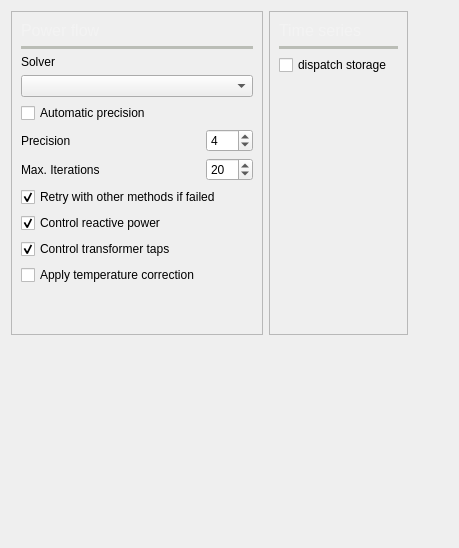
          <widget class="QWidget" name="tab_3">
           <attribute name="icon">
            <iconset resource="icons.qrc">
             <normaloff>:/Icons/icons/pf.svg</normaloff>:/Icons/icons/pf.svg</iconset>
           </attribute>
           <attribute name="title">
            <string>PF</string>
           </attribute>
           <attribute name="toolTip">
            <string>Power flow settings</string>
           </attribute>
           <layout class="QGridLayout" name="gridLayout_9">
            <item row="0" column="0">
             <widget class="QFrame" name="frame_13">
              <property name="frameShape">
               <enum>QFrame::StyledPanel</enum>
              </property>
              <property name="frameShadow">
               <enum>QFrame::Raised</enum>
              </property>
              <layout class="QGridLayout" name="gridLayout_4">
               <item row="7" column="0">
                <widget class="QLabel" name="label_5">
                 <property name="text">
                  <string>Precision</string>
                 </property>
                </widget>
               </item>
               <item row="7" column="1">
                <widget class="QSpinBox" name="tolerance_spinBox">
                 <property name="toolTip">
                  <string>&lt;html&gt;&lt;head/&gt;&lt;body&gt;&lt;p&gt;Exponent of the precission to use.&lt;/p&gt;&lt;p&gt;precision = 1x10^-factor&lt;/p&gt;&lt;p&gt;i.e.&lt;/p&gt;&lt;p&gt;factor=3&lt;/p&gt;&lt;p&gt;precision = 1e-3&lt;/p&gt;&lt;/body&gt;&lt;/html&gt;</string>
                 </property>
                 <property name="minimum">
                  <number>1</number>
                 </property>
                 <property name="maximum">
                  <number>20</number>
                 </property>
                 <property name="value">
                  <number>4</number>
                 </property>
                </widget>
               </item>
               <item row="8" column="0">
                <widget class="QLabel" name="label_6">
                 <property name="text">
                  <string>Max. Iterations</string>
                 </property>
                </widget>
               </item>
               <item row="8" column="1">
                <widget class="QSpinBox" name="max_iterations_spinBox">
                 <property name="toolTip">
                  <string>&lt;html&gt;&lt;head/&gt;&lt;body&gt;&lt;p&gt;Maximum numberof iterations to use.&lt;/p&gt;&lt;p&gt;&lt;br/&gt;&lt;/p&gt;&lt;p&gt;Tipical values: &lt;/p&gt;&lt;p&gt;Newton Raphson: 5&lt;/p&gt;&lt;p&gt;Levenberg-Marquards: 20&lt;/p&gt;&lt;p&gt;Fast decoupled: 10&lt;/p&gt;&lt;p&gt;Others: 20&lt;/p&gt;&lt;/body&gt;&lt;/html&gt;</string>
                 </property>
                 <property name="minimum">
                  <number>10</number>
                 </property>
                 <property name="maximum">
                  <number>300</number>
                 </property>
                 <property name="value">
                  <number>20</number>
                 </property>
                </widget>
               </item>
               <item row="10" column="0" colspan="2">
                <widget class="QCheckBox" name="helm_retry_checkBox">
                 <property name="toolTip">
                  <string>&lt;html&gt;&lt;head/&gt;&lt;body&gt;&lt;p&gt;If the selected method does not converge, try a list of methods that may help&lt;/p&gt;&lt;/body&gt;&lt;/html&gt;</string>
                 </property>
                 <property name="text">
                  <string>Retry with other methods if failed</string>
                 </property>
                 <property name="checked">
                  <bool>true</bool>
                 </property>
                </widget>
               </item>
               <item row="11" column="0" colspan="2">
                <widget class="QCheckBox" name="control_Q_checkBox">
                 <property name="toolTip">
                  <string>Control the generator and battery reactive power dispatch to try to control the local bus voltage</string>
                 </property>
                 <property name="text">
                  <string>Control reactive power</string>
                 </property>
                 <property name="checked">
                  <bool>true</bool>
                 </property>
                </widget>
               </item>
               <item row="6" column="0" colspan="2">
                <widget class="QCheckBox" name="auto_precision_checkBox">
                 <property name="text">
                  <string>Automatic precision</string>
                 </property>
                </widget>
               </item>
               <item row="4" column="0">
                <widget class="QLabel" name="label_2">
                 <property name="text">
                  <string>Solver</string>
                 </property>
                </widget>
               </item>
               <item row="5" column="0" colspan="2">
                <widget class="QComboBox" name="solver_comboBox"/>
               </item>
               <item row="1" column="0" colspan="2">
                <widget class="QLabel" name="label_17">
                 <property name="palette">
                  <palette>
                   <active>
                    <colorrole role="WindowText">
                     <brush brushstyle="SolidPattern">
                      <color alpha="255">
                       <red>243</red>
                       <green>243</green>
                       <blue>243</blue>
                      </color>
                     </brush>
                    </colorrole>
                   </active>
                   <inactive>
                    <colorrole role="WindowText">
                     <brush brushstyle="SolidPattern">
                      <color alpha="255">
                       <red>243</red>
                       <green>243</green>
                       <blue>243</blue>
                      </color>
                     </brush>
                    </colorrole>
                   </inactive>
                   <disabled>
                    <colorrole role="WindowText">
                     <brush brushstyle="SolidPattern">
                      <color alpha="255">
                       <red>190</red>
                       <green>190</green>
                       <blue>190</blue>
                      </color>
                     </brush>
                    </colorrole>
                   </disabled>
                  </palette>
                 </property>
                 <property name="font">
                  <font>
                   <pointsize>12</pointsize>
                  </font>
                 </property>
                 <property name="text">
                  <string>Power flow</string>
                 </property>
                </widget>
               </item>
               <item row="2" column="0" colspan="2">
                <widget class="Line" name="line_14">
                 <property name="palette">
                  <palette>
                   <active>
                    <colorrole role="WindowText">
                     <brush brushstyle="SolidPattern">
                      <color alpha="255">
                       <red>186</red>
                       <green>189</green>
                       <blue>182</blue>
                      </color>
                     </brush>
                    </colorrole>
                   </active>
                   <inactive>
                    <colorrole role="WindowText">
                     <brush brushstyle="SolidPattern">
                      <color alpha="255">
                       <red>186</red>
                       <green>189</green>
                       <blue>182</blue>
                      </color>
                     </brush>
                    </colorrole>
                   </inactive>
                   <disabled>
                    <colorrole role="WindowText">
                     <brush brushstyle="SolidPattern">
                      <color alpha="255">
                       <red>190</red>
                       <green>190</green>
                       <blue>190</blue>
                      </color>
                     </brush>
                    </colorrole>
                   </disabled>
                  </palette>
                 </property>
                 <property name="frameShadow">
                  <enum>QFrame::Plain</enum>
                 </property>
                 <property name="lineWidth">
                  <number>4</number>
                 </property>
                 <property name="orientation">
                  <enum>Qt::Horizontal</enum>
                 </property>
                </widget>
               </item>
               <item row="14" column="0">
                <spacer name="verticalSpacer_10">
                 <property name="orientation">
                  <enum>Qt::Vertical</enum>
                 </property>
                 <property name="sizeHint" stdset="0">
                  <size>
                   <width>20</width>
                   <height>40</height>
                  </size>
                 </property>
                </spacer>
               </item>
               <item row="12" column="0">
                <widget class="QCheckBox" name="control_transformer_taps_checkBox">
                 <property name="toolTip">
                  <string>Control the local bus voltage via tap shifting</string>
                 </property>
                 <property name="text">
                  <string>Control transformer taps</string>
                 </property>
                 <property name="checked">
                  <bool>true</bool>
                 </property>
                </widget>
               </item>
               <item row="13" column="0">
                <widget class="QCheckBox" name="temperature_correction_checkBox">
                 <property name="text">
                  <string>Apply temperature correction</string>
                 </property>
                </widget>
               </item>
              </layout>
             </widget>
            </item>
            <item row="1" column="0">
             <spacer name="verticalSpacer">
              <property name="orientation">
               <enum>Qt::Vertical</enum>
              </property>
              <property name="sizeHint" stdset="0">
               <size>
                <width>20</width>
                <height>202</height>
               </size>
              </property>
             </spacer>
            </item>
            <item row="0" column="2">
             <spacer name="horizontalSpacer_5">
              <property name="orientation">
               <enum>Qt::Horizontal</enum>
              </property>
              <property name="sizeHint" stdset="0">
               <size>
                <width>40</width>
                <height>20</height>
               </size>
              </property>
             </spacer>
            </item>
            <item row="0" column="1">
             <widget class="QFrame" name="frame_14">
              <property name="frameShape">
               <enum>QFrame::StyledPanel</enum>
              </property>
              <property name="frameShadow">
               <enum>QFrame::Raised</enum>
              </property>
              <layout class="QGridLayout" name="gridLayout_13">
               <item row="1" column="0" colspan="2">
                <widget class="QLabel" name="label_45">
                 <property name="palette">
                  <palette>
                   <active>
                    <colorrole role="WindowText">
                     <brush brushstyle="SolidPattern">
                      <color alpha="255">
                       <red>243</red>
                       <green>243</green>
                       <blue>243</blue>
                      </color>
                     </brush>
                    </colorrole>
                   </active>
                   <inactive>
                    <colorrole role="WindowText">
                     <brush brushstyle="SolidPattern">
                      <color alpha="255">
                       <red>243</red>
                       <green>243</green>
                       <blue>243</blue>
                      </color>
                     </brush>
                    </colorrole>
                   </inactive>
                   <disabled>
                    <colorrole role="WindowText">
                     <brush brushstyle="SolidPattern">
                      <color alpha="255">
                       <red>190</red>
                       <green>190</green>
                       <blue>190</blue>
                      </color>
                     </brush>
                    </colorrole>
                   </disabled>
                  </palette>
                 </property>
                 <property name="font">
                  <font>
                   <pointsize>12</pointsize>
                  </font>
                 </property>
                 <property name="text">
                  <string>Time series</string>
                 </property>
                </widget>
               </item>
               <item row="2" column="0" colspan="2">
                <widget class="Line" name="line_15">
                 <property name="palette">
                  <palette>
                   <active>
                    <colorrole role="WindowText">
                     <brush brushstyle="SolidPattern">
                      <color alpha="255">
                       <red>186</red>
                       <green>189</green>
                       <blue>182</blue>
                      </color>
                     </brush>
                    </colorrole>
                   </active>
                   <inactive>
                    <colorrole role="WindowText">
                     <brush brushstyle="SolidPattern">
                      <color alpha="255">
                       <red>186</red>
                       <green>189</green>
                       <blue>182</blue>
                      </color>
                     </brush>
                    </colorrole>
                   </inactive>
                   <disabled>
                    <colorrole role="WindowText">
                     <brush brushstyle="SolidPattern">
                      <color alpha="255">
                       <red>190</red>
                       <green>190</green>
                       <blue>190</blue>
                      </color>
                     </brush>
                    </colorrole>
                   </disabled>
                  </palette>
                 </property>
                 <property name="frameShadow">
                  <enum>QFrame::Plain</enum>
                 </property>
                 <property name="lineWidth">
                  <number>4</number>
                 </property>
                 <property name="orientation">
                  <enum>Qt::Horizontal</enum>
                 </property>
                </widget>
               </item>
               <item row="3" column="0">
                <widget class="QCheckBox" name="dispatch_storage_checkBox">
                 <property name="toolTip">
                  <string>&lt;html&gt;&lt;head/&gt;&lt;body&gt;&lt;p&gt;When enabled, the storage devices beheave as actual storage devices taking into account their energy limitations when delivering power.&lt;/p&gt;&lt;p&gt;When disabled, the storage devices beheave exactly as controlled generators&lt;/p&gt;&lt;/body&gt;&lt;/html&gt;</string>
                 </property>
                 <property name="text">
                  <string>dispatch storage</string>
                 </property>
                </widget>
               </item>
               <item row="4" column="0">
                <spacer name="verticalSpacer_9">
                 <property name="orientation">
                  <enum>Qt::Vertical</enum>
                 </property>
                 <property name="sizeHint" stdset="0">
                  <size>
                   <width>20</width>
                   <height>40</height>
                  </size>
                 </property>
                </spacer>
               </item>
              </layout>
             </widget>
            </item>
           </layout>
          </widget>
